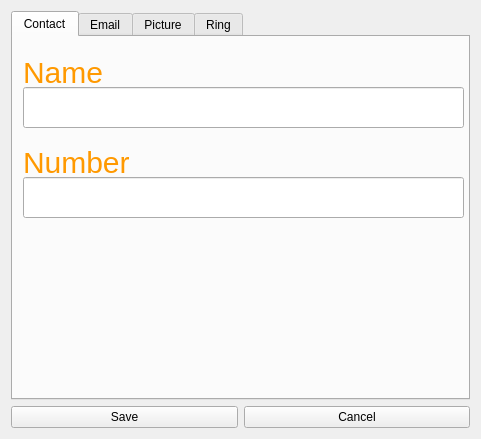
<ui version="4.0" >
 <class>AddContactDialog</class>
 <widget class="QWidget" name="AddContactDialog" >
  <property name="geometry" >
   <rect>
    <x>0</x>
    <y>0</y>
    <width>481</width>
    <height>439</height>
   </rect>
  </property>
  <property name="windowTitle" >
   <string>Add Contact</string>
  </property>
  <property name="autoFillBackground" >
   <bool>false</bool>
  </property>
  <layout class="QVBoxLayout" >
   <item>
    <widget class="QTabWidget" name="tabWidget" >
     <property name="currentIndex" >
      <number>0</number>
     </property>
     <widget class="QWidget" name="Contact_Tab" >
      <attribute name="title" >
       <string>Contact</string>
      </attribute>
      <widget class="QLabel" name="label" >
       <property name="geometry" >
        <rect>
         <x>10</x>
         <y>20</y>
         <width>189</width>
         <height>31</height>
        </rect>
       </property>
       <property name="palette" >
        <palette>
         <active>
          <colorrole role="WindowText" >
           <brush brushstyle="SolidPattern" >
            <color alpha="255" >
             <red>255</red>
             <green>153</green>
             <blue>0</blue>
            </color>
           </brush>
          </colorrole>
          <colorrole role="Text" >
           <brush brushstyle="SolidPattern" >
            <color alpha="255" >
             <red>255</red>
             <green>153</green>
             <blue>0</blue>
            </color>
           </brush>
          </colorrole>
         </active>
         <inactive>
          <colorrole role="WindowText" >
           <brush brushstyle="SolidPattern" >
            <color alpha="255" >
             <red>255</red>
             <green>153</green>
             <blue>0</blue>
            </color>
           </brush>
          </colorrole>
          <colorrole role="Text" >
           <brush brushstyle="SolidPattern" >
            <color alpha="255" >
             <red>255</red>
             <green>153</green>
             <blue>0</blue>
            </color>
           </brush>
          </colorrole>
         </inactive>
         <disabled>
          <colorrole role="WindowText" >
           <brush brushstyle="SolidPattern" >
            <color alpha="255" >
             <red>255</red>
             <green>153</green>
             <blue>0</blue>
            </color>
           </brush>
          </colorrole>
          <colorrole role="Text" >
           <brush brushstyle="SolidPattern" >
            <color alpha="255" >
             <red>255</red>
             <green>153</green>
             <blue>0</blue>
            </color>
           </brush>
          </colorrole>
         </disabled>
        </palette>
       </property>
       <property name="font" >
        <font>
         <pointsize>-1</pointsize>
         <weight>50</weight>
         <italic>false</italic>
         <bold>false</bold>
        </font>
       </property>
       <property name="styleSheet" >
        <string>QLabel { color: #FF9900; font: 30px }</string>
       </property>
       <property name="text" >
        <string>Name</string>
       </property>
      </widget>
      <widget class="QLineEdit" name="nameLineEdit" >
       <property name="geometry" >
        <rect>
         <x>10</x>
         <y>50</y>
         <width>441</width>
         <height>41</height>
        </rect>
       </property>
       <property name="font" >
        <font>
         <pointsize>8</pointsize>
        </font>
       </property>
      </widget>
      <widget class="QLabel" name="label_2" >
       <property name="geometry" >
        <rect>
         <x>10</x>
         <y>110</y>
         <width>189</width>
         <height>31</height>
        </rect>
       </property>
       <property name="palette" >
        <palette>
         <active>
          <colorrole role="WindowText" >
           <brush brushstyle="SolidPattern" >
            <color alpha="255" >
             <red>255</red>
             <green>153</green>
             <blue>0</blue>
            </color>
           </brush>
          </colorrole>
          <colorrole role="Text" >
           <brush brushstyle="SolidPattern" >
            <color alpha="255" >
             <red>255</red>
             <green>153</green>
             <blue>0</blue>
            </color>
           </brush>
          </colorrole>
         </active>
         <inactive>
          <colorrole role="WindowText" >
           <brush brushstyle="SolidPattern" >
            <color alpha="255" >
             <red>255</red>
             <green>153</green>
             <blue>0</blue>
            </color>
           </brush>
          </colorrole>
          <colorrole role="Text" >
           <brush brushstyle="SolidPattern" >
            <color alpha="255" >
             <red>255</red>
             <green>153</green>
             <blue>0</blue>
            </color>
           </brush>
          </colorrole>
         </inactive>
         <disabled>
          <colorrole role="WindowText" >
           <brush brushstyle="SolidPattern" >
            <color alpha="255" >
             <red>255</red>
             <green>153</green>
             <blue>0</blue>
            </color>
           </brush>
          </colorrole>
          <colorrole role="Text" >
           <brush brushstyle="SolidPattern" >
            <color alpha="255" >
             <red>255</red>
             <green>153</green>
             <blue>0</blue>
            </color>
           </brush>
          </colorrole>
         </disabled>
        </palette>
       </property>
       <property name="font" >
        <font>
         <pointsize>-1</pointsize>
         <weight>50</weight>
         <italic>false</italic>
         <bold>false</bold>
        </font>
       </property>
       <property name="styleSheet" >
        <string>QLabel { color: #FF9900; font: 30px }</string>
       </property>
       <property name="text" >
        <string>Number</string>
       </property>
      </widget>
      <widget class="QLineEdit" name="numberLineEdit" >
       <property name="geometry" >
        <rect>
         <x>10</x>
         <y>140</y>
         <width>441</width>
         <height>41</height>
        </rect>
       </property>
       <property name="font" >
        <font>
         <pointsize>8</pointsize>
        </font>
       </property>
      </widget>
     </widget>
     <widget class="QWidget" name="Email_Tab" >
      <attribute name="title" >
       <string>Email</string>
      </attribute>
      <widget class="QLineEdit" name="emailLineEdit" >
       <property name="geometry" >
        <rect>
         <x>10</x>
         <y>50</y>
         <width>441</width>
         <height>41</height>
        </rect>
       </property>
       <property name="font" >
        <font>
         <pointsize>10</pointsize>
        </font>
       </property>
      </widget>
      <widget class="QLabel" name="label_3" >
       <property name="geometry" >
        <rect>
         <x>10</x>
         <y>20</y>
         <width>189</width>
         <height>31</height>
        </rect>
       </property>
       <property name="palette" >
        <palette>
         <active>
          <colorrole role="WindowText" >
           <brush brushstyle="SolidPattern" >
            <color alpha="255" >
             <red>255</red>
             <green>153</green>
             <blue>0</blue>
            </color>
           </brush>
          </colorrole>
          <colorrole role="Text" >
           <brush brushstyle="SolidPattern" >
            <color alpha="255" >
             <red>255</red>
             <green>153</green>
             <blue>0</blue>
            </color>
           </brush>
          </colorrole>
         </active>
         <inactive>
          <colorrole role="WindowText" >
           <brush brushstyle="SolidPattern" >
            <color alpha="255" >
             <red>255</red>
             <green>153</green>
             <blue>0</blue>
            </color>
           </brush>
          </colorrole>
          <colorrole role="Text" >
           <brush brushstyle="SolidPattern" >
            <color alpha="255" >
             <red>255</red>
             <green>153</green>
             <blue>0</blue>
            </color>
           </brush>
          </colorrole>
         </inactive>
         <disabled>
          <colorrole role="WindowText" >
           <brush brushstyle="SolidPattern" >
            <color alpha="255" >
             <red>255</red>
             <green>153</green>
             <blue>0</blue>
            </color>
           </brush>
          </colorrole>
          <colorrole role="Text" >
           <brush brushstyle="SolidPattern" >
            <color alpha="255" >
             <red>255</red>
             <green>153</green>
             <blue>0</blue>
            </color>
           </brush>
          </colorrole>
         </disabled>
        </palette>
       </property>
       <property name="font" >
        <font>
         <pointsize>-1</pointsize>
         <weight>50</weight>
         <italic>false</italic>
         <bold>false</bold>
        </font>
       </property>
       <property name="styleSheet" >
        <string>QLabel { color: #FF9900; font: 30px }</string>
       </property>
       <property name="text" >
        <string>Email</string>
       </property>
      </widget>
     </widget>
     <widget class="QWidget" name="Picture_Tab" >
      <attribute name="title" >
       <string>Picture</string>
      </attribute>
      <widget class="QLabel" name="pictureLabel" >
       <property name="geometry" >
        <rect>
         <x>10</x>
         <y>30</y>
         <width>251</width>
         <height>301</height>
        </rect>
       </property>
       <property name="text" >
        <string>No Picture</string>
       </property>
       <property name="alignment" >
        <set>Qt::AlignCenter</set>
       </property>
      </widget>
      <widget class="QToolButton" name="browsePushButton" >
       <property name="geometry" >
        <rect>
         <x>280</x>
         <y>119</y>
         <width>171</width>
         <height>51</height>
        </rect>
       </property>
       <property name="text" >
        <string>Browse...</string>
       </property>
      </widget>
      <widget class="QPushButton" name="removePushButton" >
       <property name="enabled" >
        <bool>false</bool>
       </property>
       <property name="geometry" >
        <rect>
         <x>280</x>
         <y>190</y>
         <width>171</width>
         <height>51</height>
        </rect>
       </property>
       <property name="text" >
        <string>Remove</string>
       </property>
      </widget>
     </widget>
     <widget class="QWidget" name="Ring_Tab" >
      <attribute name="title" >
       <string>Ring</string>
      </attribute>
     </widget>
    </widget>
   </item>
   <item>
    <layout class="QHBoxLayout" >
     <item>
      <widget class="QPushButton" name="savePushButton" >
       <property name="text" >
        <string>Save</string>
       </property>
      </widget>
     </item>
     <item>
      <widget class="QPushButton" name="cancelPushButton" >
       <property name="text" >
        <string>Cancel</string>
       </property>
      </widget>
     </item>
    </layout>
   </item>
  </layout>
 </widget>
 <resources/>
 <connections/>
</ui>
